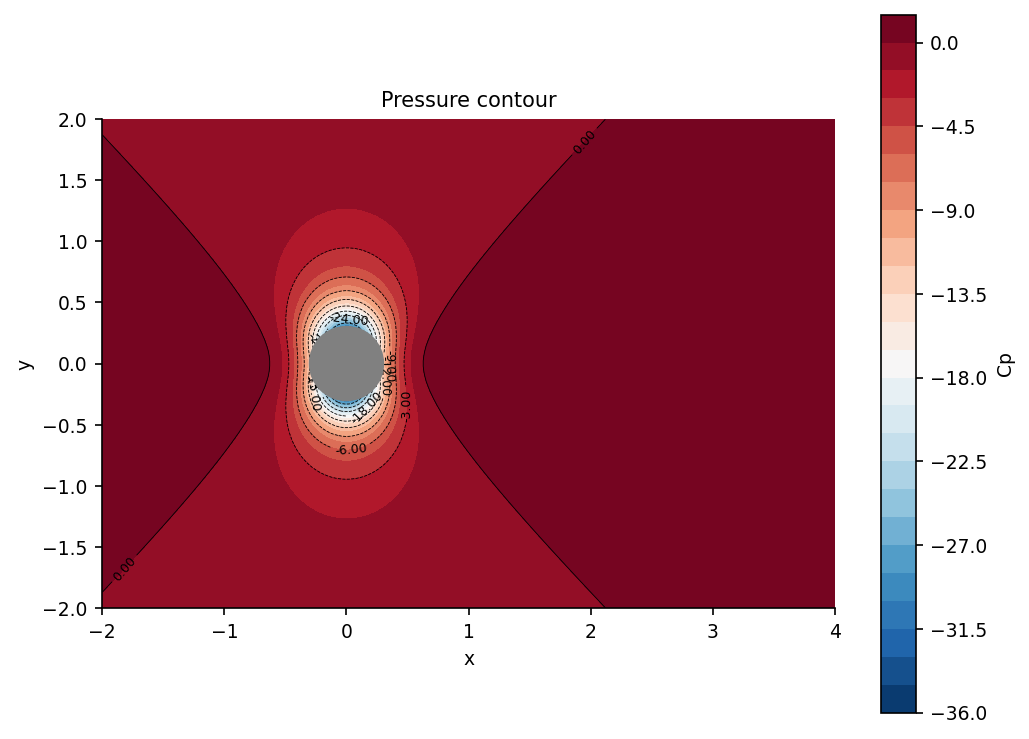

The script that saved this image:
"""pressure_contour: 压力场等高线（CFD 后处理常用）."""
import sys, os; sys.path.insert(0, os.path.join(os.path.dirname(os.path.abspath(__file__)), '..', '..', '_utils', 'python'))
import numpy as np
import matplotlib.pyplot as plt
from theme import apply_theme

def make_figure(title='Pressure contour'):
    apply_theme(fig_size=(7, 5))
    X, Y = np.meshgrid(np.linspace(-2, 4, 200), np.linspace(-2, 2, 100))
    # 圆柱绕流势流近似
    r2 = X**2 + Y**2 + 0.05
    P = 1 - (1 - (X**2 - Y**2)/r2**2)**2 - (2*X*Y/r2**2)**2
    fig, ax = plt.subplots()
    cf = ax.contourf(X, Y, P, levels=25, cmap='RdBu_r')
    cs = ax.contour(X, Y, P, levels=12, colors='k', linewidths=0.4)
    ax.clabel(cs, inline=True, fontsize=6, fmt='%.2f')
    ax.add_patch(plt.Circle((0, 0), 0.3, color='gray', zorder=5))
    fig.colorbar(cf, ax=ax, label='Cp')
    ax.set_xlabel('x'); ax.set_ylabel('y'); ax.set_title(title); ax.set_aspect('equal')
    fig.tight_layout(); return fig

if __name__ == '__main__':
    fig = make_figure(); fig.savefig(__file__.replace('.py', '.png'), dpi=150)
